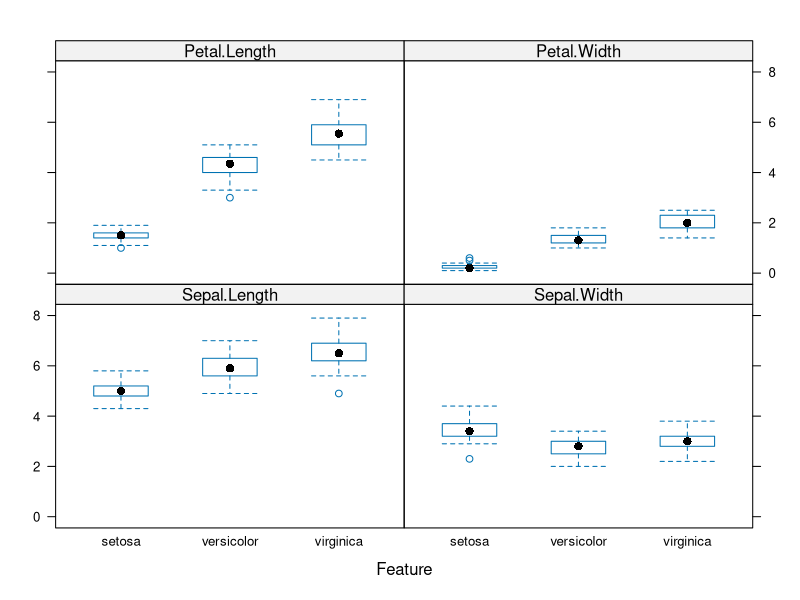
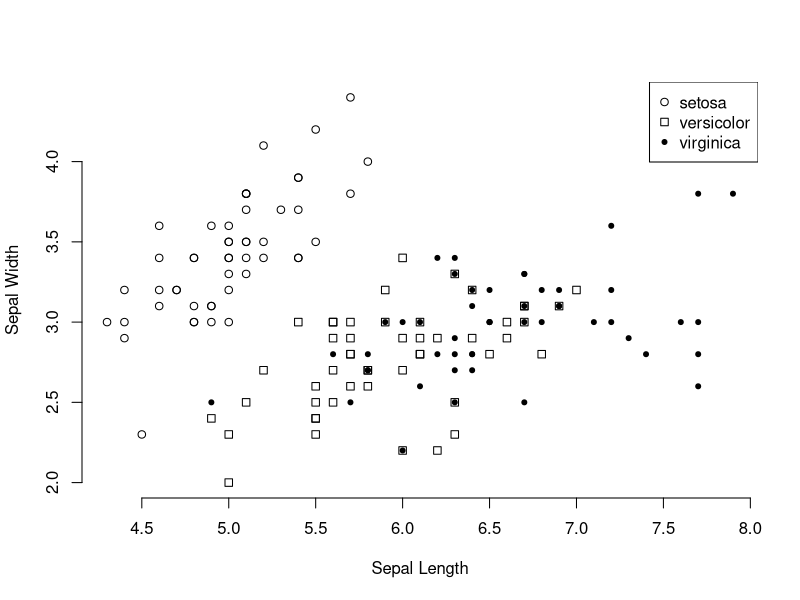
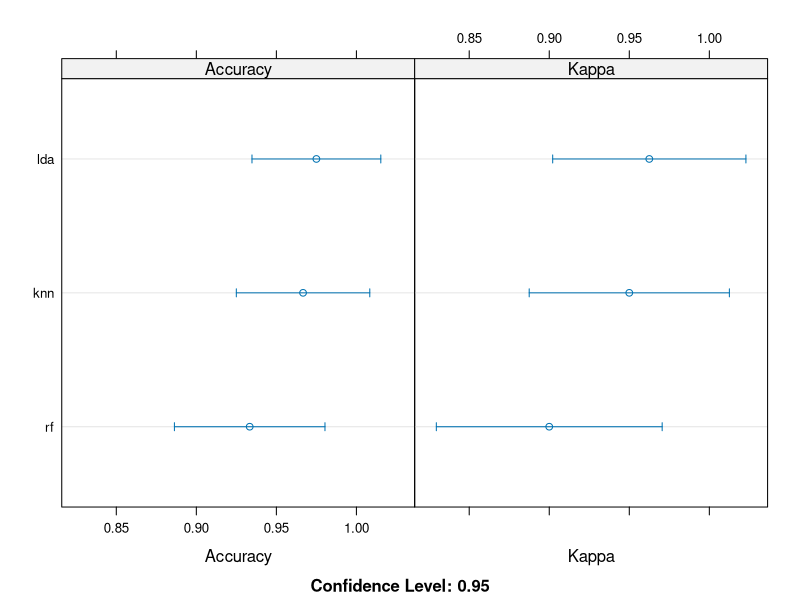

R code for these plots, in order:
# Zusatzprogramm CARET installieren und aktivieren
install.packages("caret", dependencies=TRUE)
library(caret)

# Features anlegen
x <- iris[,1:4]
y <- iris[,5]

# Grafische Darstellung der Features
featurePlot(x=x, y=y, plot="box")

# Grafische Darstellung über SEPAL.WIDTH und SEPAL.LENGTH
shapes=c(1,0,20)
shapes <- shapes[as.numeric(iris$Species)]
plot(x=iris$Sepal.Length, y=iris$Sepal.Width, frame=FALSE, xlab="Sepal Length", ylab="Sepal Width", pch=shapes)
legend("topright", legend=levels(iris$Species), pch=c(1,0,20))

# Training Data und Validation Data anlegen
validation_index <- createDataPartition(iris$Species, p=0.80, list=FALSE)
validation <- iris[-validation_index,]
training <- iris[validation_index,]

# Training Data und Validation Data einsehen
summary(validation)
summary(training)

# Validierung festlegen
control <- trainControl(method="cv", number=10)
metric <- "Accuracy"

# Linear Discriminant Analysis trainieren
fit.lda <- train(Species~., data=training, method="lda", metric=metric, trControl=control)

# K-Nearest Neighbors trainieren
fit.knn <- train(Species~., data=training, method="knn", metric=metric, trControl=control)

# Random Forest trainieren
fit.rf <- train(Species~., data=training, method="rf", metric=metric, trControl=control)

# Vergleich der Machine Learning Algorithmen
results <- resamples(list(lda=fit.lda, knn=fit.knn, rf=fit.rf))
summary(results)
dotplot(results)

# Fokus auf besten Algorithmus
print(fit.lda)

# Machine Learning Algorithmus auf Validation Data anwenden
predictions <- predict(fit.lda, validation)
confusionMatrix(predictions, validation$Species)